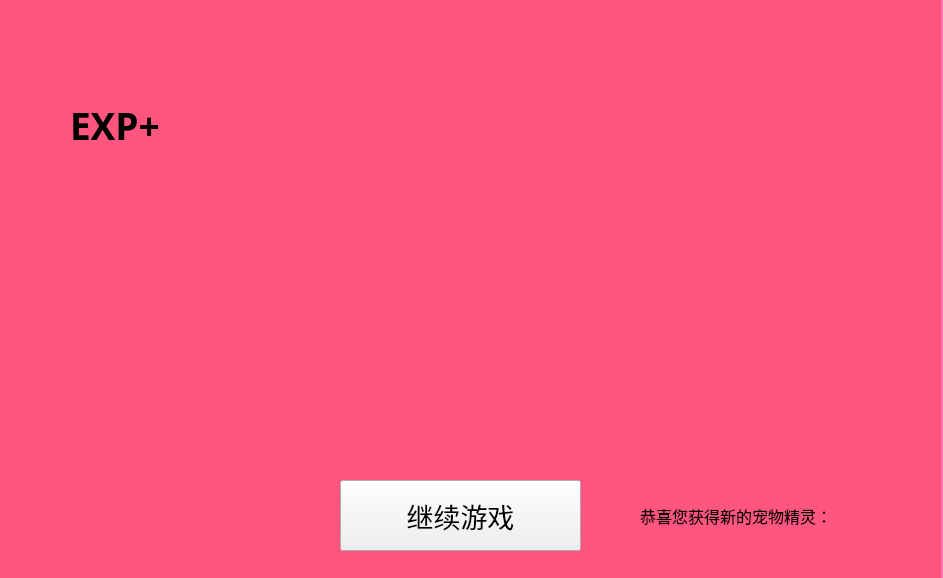
<?xml version="1.0" encoding="UTF-8"?>
<ui version="4.0">
 <class>victory</class>
 <widget class="QWidget" name="victory">
  <property name="geometry">
   <rect>
    <x>0</x>
    <y>0</y>
    <width>943</width>
    <height>578</height>
   </rect>
  </property>
  <property name="cursor">
   <cursorShape>PointingHandCursor</cursorShape>
  </property>
  <property name="windowTitle">
   <string>victory</string>
  </property>
  <property name="styleSheet">
   <string notr="true">#victory{border-image: url(:/pokpic/pokemon.png);background-color: rgb(255, 120, 172);}

</string>
  </property>
  <widget class="QLabel" name="shengli">
   <property name="geometry">
    <rect>
     <x>350</x>
     <y>0</y>
     <width>251</width>
     <height>121</height>
    </rect>
   </property>
   <property name="styleSheet">
    <string notr="true">border-image: url(:/pokpic/win.png);</string>
   </property>
   <property name="text">
    <string/>
   </property>
  </widget>
  <widget class="QLabel" name="Pok">
   <property name="geometry">
    <rect>
     <x>60</x>
     <y>150</y>
     <width>361</width>
     <height>371</height>
    </rect>
   </property>
   <property name="styleSheet">
    <string notr="true"/>
   </property>
   <property name="text">
    <string/>
   </property>
  </widget>
  <widget class="QLabel" name="dexp">
   <property name="geometry">
    <rect>
     <x>70</x>
     <y>70</y>
     <width>331</width>
     <height>111</height>
    </rect>
   </property>
   <property name="font">
    <font>
     <family>Lucida Handwriting</family>
     <pointsize>28</pointsize>
     <weight>75</weight>
     <bold>true</bold>
    </font>
   </property>
   <property name="styleSheet">
    <string notr="true">color: qconicalgradient(cx:0.5, cy:0.5, angle:0, stop:0 rgba(35, 40, 3, 255), stop:0.16 rgba(136, 106, 22, 255), stop:0.225 rgba(166, 140, 41, 255), stop:0.285 rgba(204, 181, 74, 255), stop:0.345 rgba(235, 219, 102, 255), stop:0.415 rgba(245, 236, 112, 255), stop:0.52 rgba(209, 190, 76, 255), stop:0.57 rgba(187, 156, 51, 255), stop:0.635 rgba(168, 142, 42, 255), stop:0.695 rgba(202, 174, 68, 255), stop:0.75 rgba(218, 202, 86, 255), stop:0.815 rgba(208, 187, 73, 255), stop:0.88 rgba(187, 156, 51, 255), stop:0.935 rgba(137, 108, 26, 255), stop:1 rgba(35, 40, 3, 255));</string>
   </property>
   <property name="text">
    <string>EXP+</string>
   </property>
  </widget>
  <widget class="QLabel" name="back">
   <property name="geometry">
    <rect>
     <x>0</x>
     <y>-10</y>
     <width>941</width>
     <height>591</height>
    </rect>
   </property>
   <property name="minimumSize">
    <size>
     <width>941</width>
     <height>591</height>
    </size>
   </property>
   <property name="maximumSize">
    <size>
     <width>941</width>
     <height>591</height>
    </size>
   </property>
   <property name="styleSheet">
    <string notr="true">background-color: rgb(255, 85, 127);</string>
   </property>
   <property name="text">
    <string/>
   </property>
   <property name="pixmap">
    <pixmap resource="pokemonClientGUI.qrc">:/pokpic/pokemon.png</pixmap>
   </property>
   <property name="scaledContents">
    <bool>true</bool>
   </property>
  </widget>
  <widget class="QPushButton" name="ok">
   <property name="geometry">
    <rect>
     <x>340</x>
     <y>480</y>
     <width>241</width>
     <height>71</height>
    </rect>
   </property>
   <property name="font">
    <font>
     <family>华光胖头鱼_CNKI</family>
     <pointsize>20</pointsize>
    </font>
   </property>
   <property name="cursor">
    <cursorShape>PointingHandCursor</cursorShape>
   </property>
   <property name="styleSheet">
    <string notr="true">border-image: url(:/buttons/buttons/Text (2).png);
</string>
   </property>
   <property name="text">
    <string>继续游戏</string>
   </property>
  </widget>
  <widget class="QLabel" name="acquiremsg">
   <property name="geometry">
    <rect>
     <x>640</x>
     <y>500</y>
     <width>261</width>
     <height>31</height>
    </rect>
   </property>
   <property name="font">
    <font>
     <family>华光胖头鱼_CNKI</family>
     <pointsize>12</pointsize>
    </font>
   </property>
   <property name="text">
    <string>恭喜您获得新的宠物精灵：</string>
   </property>
  </widget>
  <widget class="QLabel" name="acquirePok">
   <property name="geometry">
    <rect>
     <x>700</x>
     <y>540</y>
     <width>201</width>
     <height>21</height>
    </rect>
   </property>
   <property name="font">
    <font>
     <family>华光胖头鱼_CNKI</family>
     <pointsize>12</pointsize>
    </font>
   </property>
   <property name="text">
    <string/>
   </property>
   <property name="alignment">
    <set>Qt::AlignCenter</set>
   </property>
  </widget>
  <zorder>back</zorder>
  <zorder>shengli</zorder>
  <zorder>Pok</zorder>
  <zorder>dexp</zorder>
  <zorder>ok</zorder>
  <zorder>acquiremsg</zorder>
  <zorder>acquirePok</zorder>
 </widget>
 <layoutdefault spacing="6" margin="11"/>
 <resources>
  <include location="pokemonClientGUI.qrc"/>
 </resources>
 <connections>
  <connection>
   <sender>ok</sender>
   <signal>clicked()</signal>
   <receiver>victory</receiver>
   <slot>continueSlot()</slot>
   <hints>
    <hint type="sourcelabel">
     <x>510</x>
     <y>522</y>
    </hint>
    <hint type="destinationlabel">
     <x>509</x>
     <y>584</y>
    </hint>
   </hints>
  </connection>
 </connections>
 <slots>
  <slot>continueSlot()</slot>
 </slots>
</ui>
